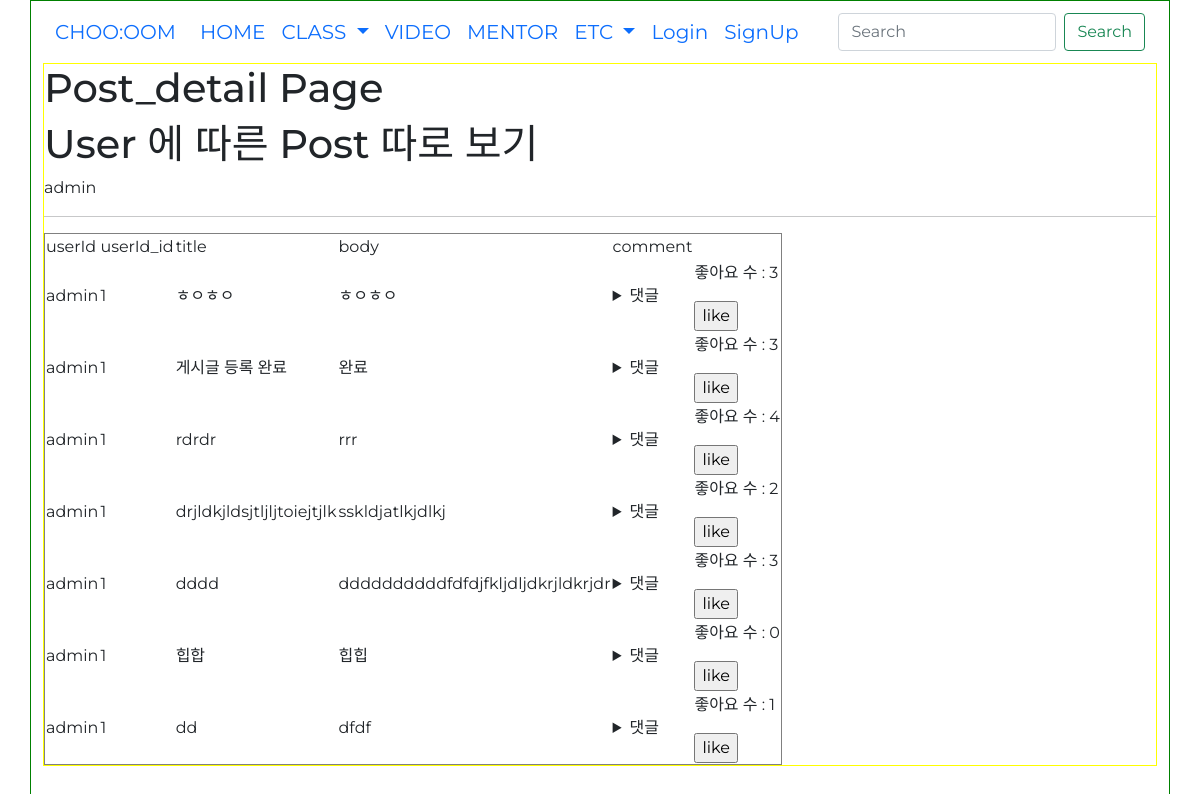
/post_detail/1, run on an earlier commit of the app's database.
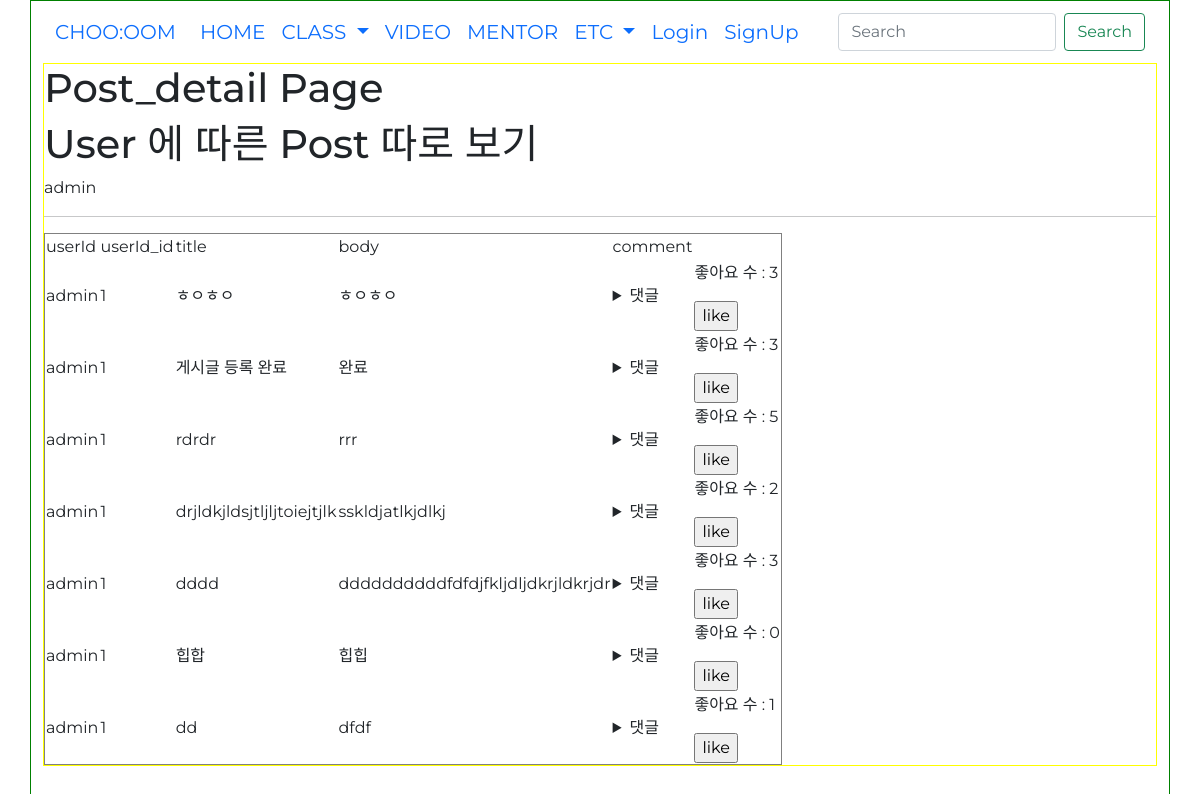
And on a later commit of the database.
### danceapp/models.py (models this page shows, shortened)
class Post(models.Model):
    userId = models.ForeignKey(userProfile, on_delete=models.CASCADE) # 회원ID # User 모델의 pk를 가져옴
    title = models.CharField(max_length=200) # 제목
    body = models.TextField() # 게시물 설명
    uploadDate = models.DateTimeField(auto_now_add=True) # 처음 업로드 시간
    updateDate = models.DateTimeField(auto_now=True) # 수정 시간
    photo = models.ImageField(blank=True, null=True, upload_to='thumbnail') # 썸네일 # upload_to : static/blog_photo 로 저장해줘
    video = models.FileField(blank=True, null=True, upload_to='video') # 배포시에는 models.FilePathField()사용
    genreName = models.ForeignKey(Genre, null=True, on_delete=models.CASCADE) # 장르
    likes_user = models.ManyToManyField(userProfile, related_name='likes', blank=True) # 좋아요 누른 사람
    likes_count = models.PositiveIntegerField(default=0) # 좋아요 개수

### accounts/models.py (models this page shows)
class userProfile(AbstractUser):
    nickname = models.CharField(max_length=50, null=True, blank=True) # 실제 이름
    danceSkill = models.CharField(max_length=10 ,null=True, blank=True) # 상 중 하
    phoneNum = models.IntegerField(null=True, blank=True)
    gender = models.CharField(max_length=10 ,null=True, blank=True)
    createdAt = models.DateTimeField(auto_now_add=True)
    birth = models.DateField(null=True, blank=True)
    def __str__(self):
        return self.username

### danceapp/views.py (the view)
# urls.py: path('post_detail/<int:userId_id>', views.post_detail, name='post_detail'),
def post_detail(request, userId_id):
    posts = Post.objects.filter(userId=userId_id).order_by('-uploadDate')
    user = get_object_or_404(userProfile, pk=userId_id)
    comment_form = CommentForm()
    context = {
        'posts':posts,
        'comment_form':comment_form,
        'user':user,
    }
    return render(request, 'post_detail.html', context)

### danceapp/forms.py
class CommentForm(forms.ModelForm):
    class Meta:
        model = Comment
        fields = ['comment']
    def __init__(self, *args, **kwargs):
        super(CommentForm, self).__init__(*args, **kwargs)
        self.fields['comment'].widget.attrs = {
            'class': 'form-control',
            'placeholder': "댓글 입력",
            'rows':10
        }

### danceapp/models.py (called while the page is built)
    def __str__(self):
        return self.comment

### danceapp/templates/post_detail.html (shortened to what this page needs)
{% extends 'base.html' %}
{% block content %}
<h1>Post_detail Page</h1>
<h1>User 에 따른 Post 따로 보기</h1>
{{ user.username }}
<hr>
<table border="1">
    <tr>
        <td>userId</td>
        <td>userId_id</td>
        <td>title</td>
        <td>body</td>
        <td>comment</td>
    </tr>
    {% for post in posts %}
    <tr>
        <td>{{ post.userId }}</td>
        <td>{{ post.userId_id }}</td>
        <td>{{ post.title }}</td>
        <td>{{ post.body }}</td>
        <td>
            <details>
                <summary>댓글</summary>
                {% for comment in post.comment_set.all %}
                <br>
                {% endfor %}
            </details>
        </td>
        <td>
            <form action="{% url 'likes' post.id %}" method="POST">
                <p>
                    좋아요 수 : {{ post.likes_count }}
                </p>
                {% if request.user in post.likes_user.all %}
                <input type="submit" value="dislike">
                {% else %}
                <input type="submit" value="like">
                {% endif %}
            </form>
        </td>
    </tr>
    {% endfor %}
</table>
{% endblock %}

What changed in the data, as far as the page shows it:
changed Post "rdrdr": likes_count "4" → "5"
